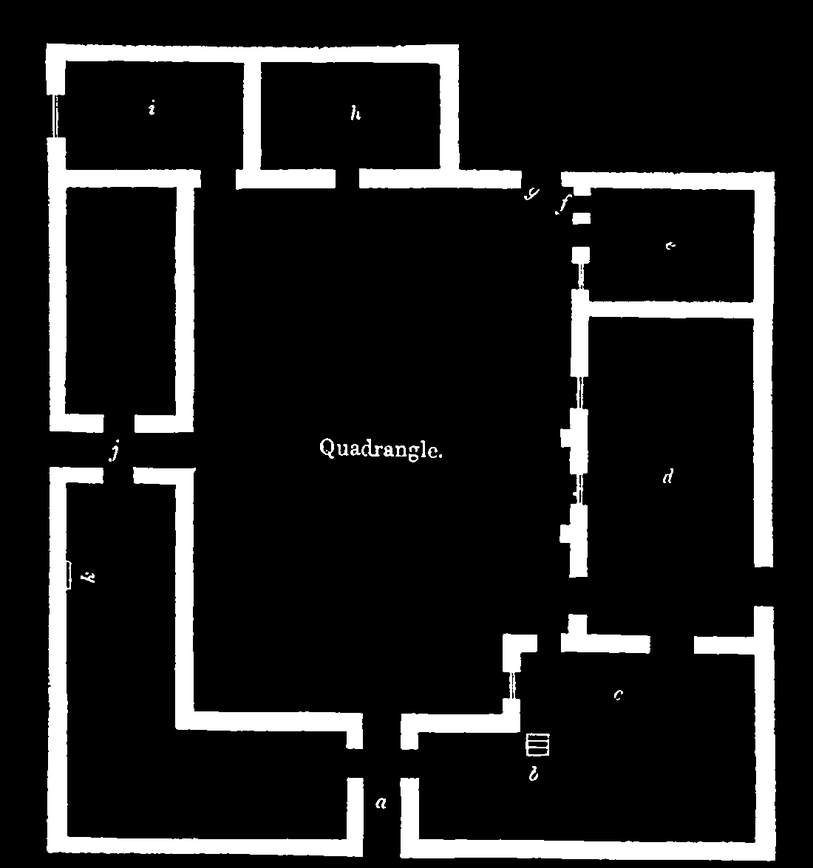
#> input picture map.png, 813 x 868 px, shrunk from 1100 x 1175 before the run
$ python conv_to_dist_trans_img.py
#> lines starting #> are read from the running program, lines starting #| are printed output that depends on the picture
# -*- coding: utf-8 -*-
"""
Created on Tue Nov  3 18:49:49 2015
@author: manish
 email: manishsaroya@gmail.com

@discription: Converts the binary image map to Distance transform image map.
Note: the binary image should be in the same folder as this file.
"""

import Image
import numpy as np
from scipy import ndimage

# open the binary image
img = Image.open('map.png').convert('L')
#> img is the input picture: PIL image 813x868 L; min 0, max 255, mean 33.1
arr_img = np.asarray(img, np.uint8)
arr_img = np.invert(arr_img) / 255
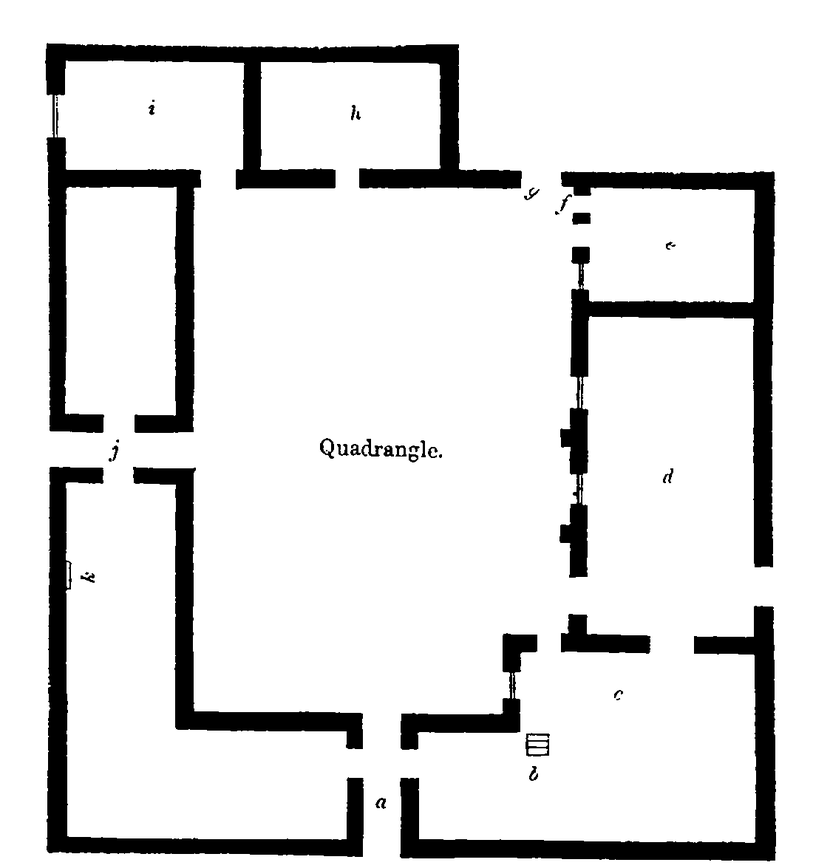
#> arr_img: shape (868, 813) float64; min 0, max 1, mean 0.87
# taking distance transform of the binary image data
b = ndimage.distance_transform_edt(arr_img)
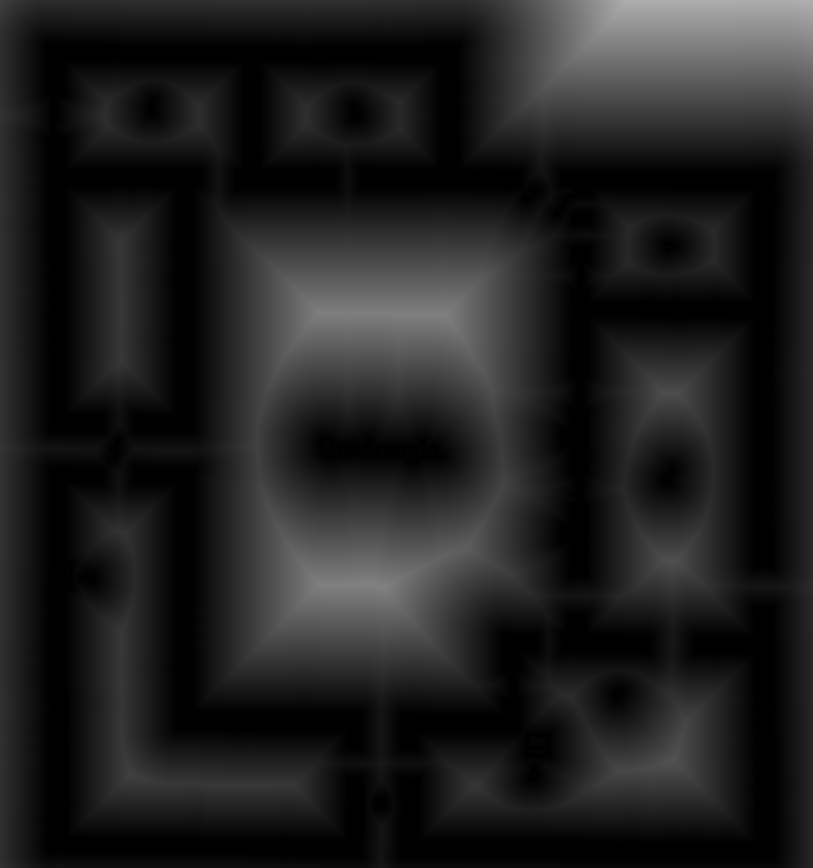
#> b: shape (868, 813) float64; min 0, max 176.4, mean 32.2
b = np.uint8(b)
b = np.invert(b)
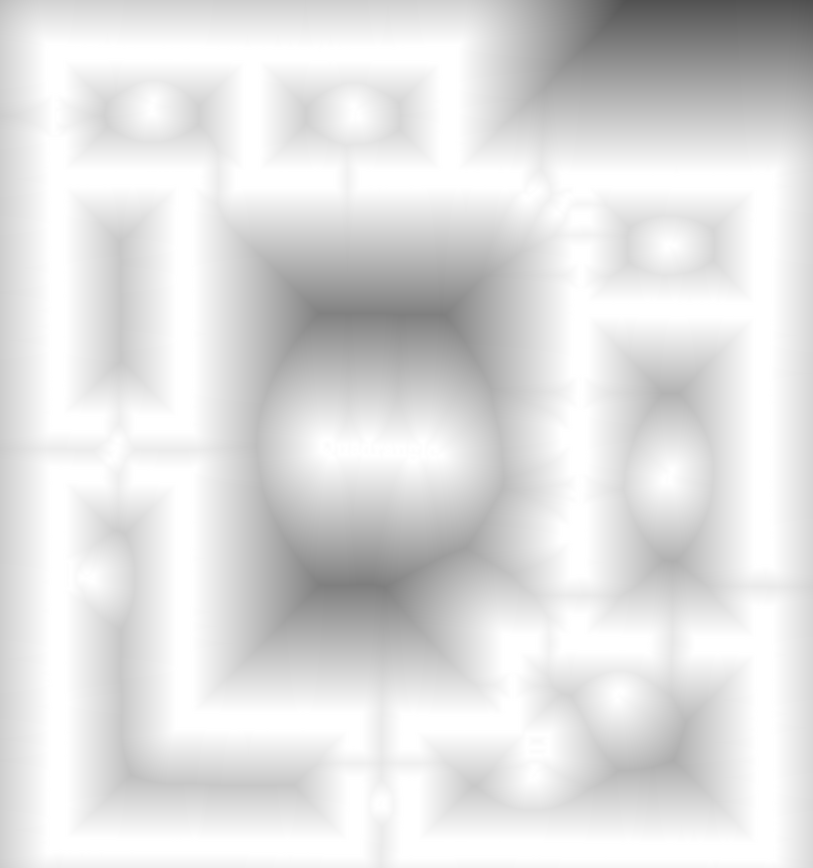
#> b: shape (868, 813); min 79, max 255, mean 223
transformed_img = Image.fromarray(b * 255)
# Saving the image
transformed_img.save('map_distance_tranceform.png')
